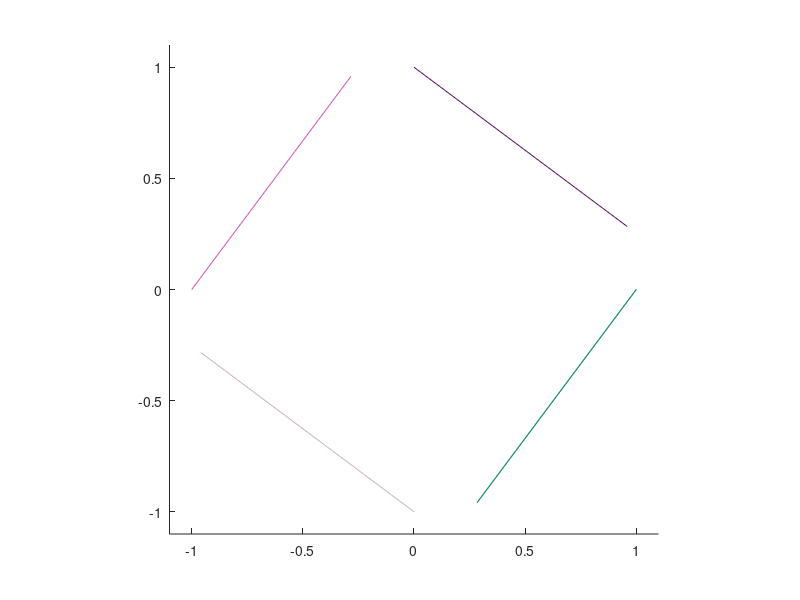

This chart was generated by the following MATLAB code:
clc;clear all;close all;
n=input('please insert your number ');
alpha=input('please insert your alpha ');
theta=linspace(0,2*pi,n);
x0=cos(theta);
y0=sin(theta);
xe=cos(theta+alpha);
ye=sin(theta+alpha);
hold on;
axis([-1.1 1.1 -1.1 1.1]);
axis square
for ii=1:n
    plot([x0(ii),xe(ii)],[y0(ii),ye(ii)],'color',rand(1,3));
    pause(0.1)
end
